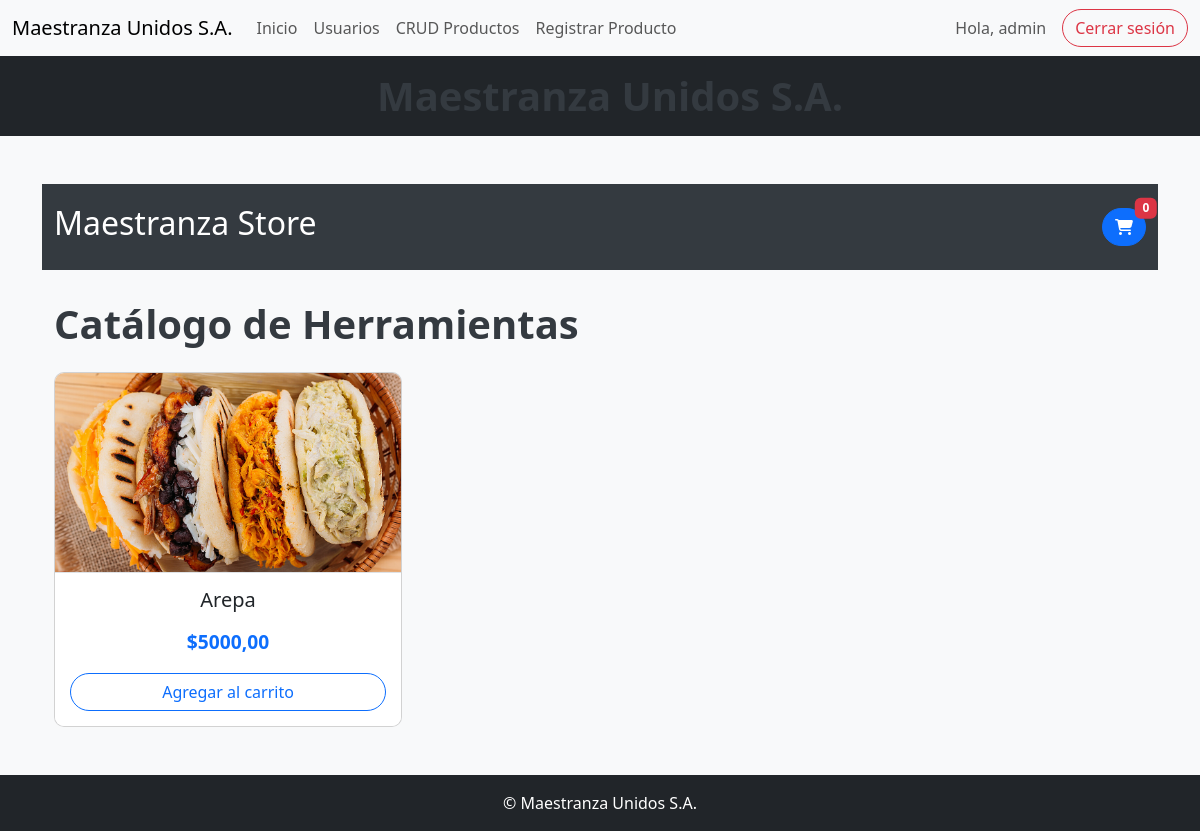
The app's page /tienda/ (signed in), older data.
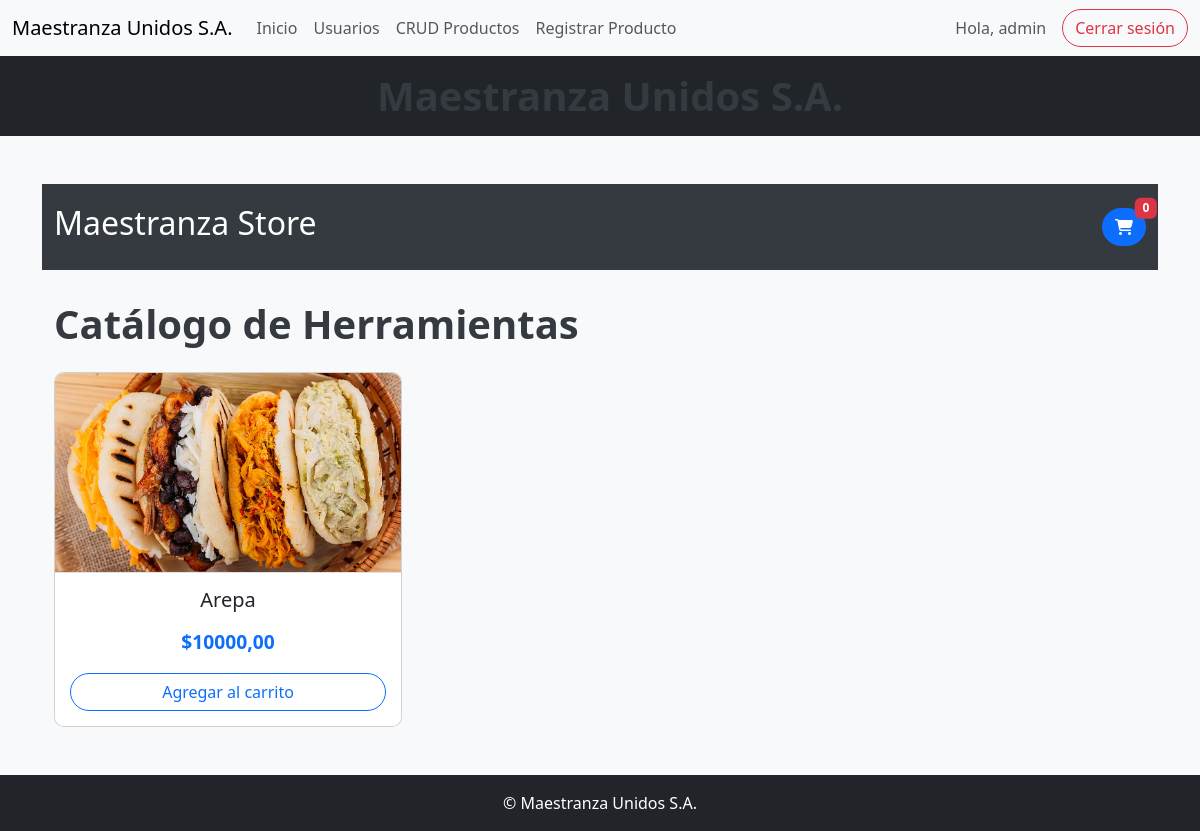
The same page, newer data.
### inventario/models.py (models this page shows, shortened)
class Producto(models.Model):
    nombre = models.CharField(max_length=100)
    categoria = models.ForeignKey(
        CategoriaProducto,
        on_delete=models.SET_NULL,
        null=True,
        blank=True,
        related_name='productos'
    )
    descripcion = models.TextField(blank=True)
    precio = models.DecimalField(max_digits=10, decimal_places=2)
    imagen = models.ImageField(upload_to='productos/', null=True, blank=True)
    fecha_vencimiento = models.DateField(null=True, blank=True)
    stock = models.PositiveIntegerField(default=0)
    stock_minimo = models.PositiveIntegerField(default=1)

### inventario/views.py (the view)
# urls.py: path('tienda/', views.tienda_view, name='tienda'),
@login_required
@group_required_or_admin('Comprador')
def tienda_view(request):
    productos = Producto.objects.all()
    return render(request, 'inventario/tienda.html', {'productos': productos})

### inventario/views.py (called while the page is built)
def group_required_or_admin(group_name):
    def check_group(user):
        return user.is_authenticated and (
            user.groups.filter(name=group_name).exists() or user.groups.filter(name='Administrador').exists()
        )
    return user_passes_test(check_group)

### inventario/templates/inventario/tienda.html (shortened to what this page needs)
{% extends 'inventario/base.html' %}
{% load static %}
{% block extra_css %}
<link rel="stylesheet" href="{% static 'inventario/css/tienda.css' %}">
<link rel="stylesheet" href="https://cdnjs.cloudflare.com/ajax/libs/font-awesome/6.5.0/css/all.min.css">
{% endblock %}
{% block content %}
<header class="header">
  <div class="header-content container d-flex justify-content-between align-items-center">
    <h2 class="logotipo">Maestranza <span>Store</span></h2>
    <div class="btn-cart position-relative">
      <button type="button" id="abrir-carrito" class="btn btn-primary">
        <i class="fa-solid fa-cart-shopping icon-cart"></i>
      </button>
      <span id="cartCount" class="badge bg-danger position-absolute top-0 start-100 translate-middle">0</span>
    </div>
  </div>
</header>
<div class="container mt-4">
  <h1 class="mb-4">Catálogo de Herramientas</h1>
  <div class="row row-cols-1 row-cols-sm-2 row-cols-md-3 g-4">
    {% for producto in productos %}
    <div class="col">
      <div class="card product-card">
        <img src="{{ producto.imagen.url }}" class="card-img-top product-image" alt="{{ producto.nombre }}">
        <div class="card-body">
          <h5 class="card-title">{{ producto.nombre }}</h5>
          <p class="text-primary fw-bold">${{ producto.precio }}</p>
          <button class="btn btn-outline-primary w-100 agregar-carrito"
                  data-id="{{ producto.id }}"
                  data-nombre="{{ producto.nombre }}"
                  data-precio="{{ producto.precio }}"
                  data-img="{{ producto.imagen.url }}">
            Agregar al carrito
          </button>
        </div>
      </div>
    </div>
    {% endfor %}
  </div>
</div>
{% endblock %}

### inventario/templates/inventario/base.html (shortened to what this page needs)
{% load static %}
<!DOCTYPE html>
<html lang="es">
<head>
    <link href="https://cdn.jsdelivr.net/npm/bootstrap@5.3.3/dist/css/bootstrap.min.css" rel="stylesheet">
    <link rel="stylesheet" href="{% static 'inventario/css/style.css' %}">
    {% block extra_css %}{% endblock %}
</head>
<body>
<nav class="navbar navbar-expand-lg bg-body-tertiary">
  <div class="container-fluid">
    <a class="navbar-brand" href="#">Maestranza Unidos S.A.</a>
    <div class="collapse navbar-collapse" id="navbarNav">
      <ul class="navbar-nav me-auto">
        <li class="nav-item"><a class="nav-link" href="{% url 'index' %}">Inicio</a></li>
        {% if user.is_authenticated %}
            {% if user.groups.first.name == 'Administrador' %}
                <li class="nav-item"><a class="nav-link" href="{% url 'usuarios_crud' %}">Usuarios</a></li>
                <li class="nav-item"><a class="nav-link" href="{% url 'producto_crud' %}">CRUD Productos</a></li>
                <li class="nav-item"><a class="nav-link" href="{% url 'registro_producto' %}">Registrar Producto</a></li>
            {% elif user.groups.first.name == 'Empleado' %}
                <li class="nav-item"><a class="nav-link" href="{% url 'producto_crud' %}">CRUD Productos</a></li>
                <li class="nav-item"><a class="nav-link" href="{% url 'registro_producto' %}">Registrar Producto</a></li>
            {% elif user.groups.first.name == 'Comprador' %}
                <li class="nav-item"><a class="nav-link" href="{% url 'tienda' %}">Tienda</a></li>
                <li class="nav-item"><a class="nav-link" href="{% url 'ver_carrito' %}">Carrito</a></li>
            {% endif %}
        {% else %}
            <li class="nav-item"><a class="nav-link" href="{% url 'login' %}">Iniciar Sesión</a></li>
            <li class="nav-item"><a class="nav-link" href="{% url 'registro_usuario' %}">Registrarse</a></li>
            <li class="nav-item"><a class="nav-link" href="{% url 'olvidar_contra' %}">¿Olvidaste tu contraseña?</a></li>
        {% endif %}
      </ul>
      {% if user.is_authenticated %}
        <span class="navbar-text me-3">Hola, {{ user.username }}</span>
        <a href="{% url 'logout' %}" class="btn btn-outline-danger">Cerrar sesión</a>
      {% endif %}
    </div>
  </div>
</nav>
<header class="bg-dark text-white py-3 mb-4 text-center">
    <h1>Maestranza Unidos S.A.</h1>
</header>
<main class="container my-5">
    {% block content %}{% endblock %}
</main>
<footer class="bg-dark text-white text-center py-3 mt-5">
    © Maestranza Unidos S.A.
</footer>
</body>
</html>

### inventario/static/inventario/css/style.css (style rules this page uses)
body { background-color: #f8f9fa; font-family: 'Segoe UI', Tahoma, Geneva, Verdana, sans-serif; margin: 0; padding: 0; }
header { background-color: #343a40; color: white; padding: 20px 0; margin-bottom: 30px; }
header h1 { margin: 0; padding-left: 20px; }
footer { background-color: #343a40; color: white; text-align: center; padding: 15px 0; margin-top: 50px; }

### inventario/static/inventario/css/tienda.css (style rules this page uses)
body { background-color: #f8f9fa; font-family: 'Segoe UI', Tahoma, Geneva, Verdana, sans-serif; }
h1 { color: #343a40; font-weight: bold; }
.product-card { transition: transform 0.3s ease, box-shadow 0.3s ease; border-radius: 10px; overflow: hidden; }
.product-image { height: 200px; object-fit: cover; border-bottom: 1px solid #dee2e6; }
.card-body { background-color: #ffffff; padding: 15px; text-align: center; }
.btn { border-radius: 20px; }
.text-primary { font-size: 1.2rem; }

Row changes from the older to the newer data that the page shows:
changed Producto "Arepa": precio "5000,00" → "10000,00"
